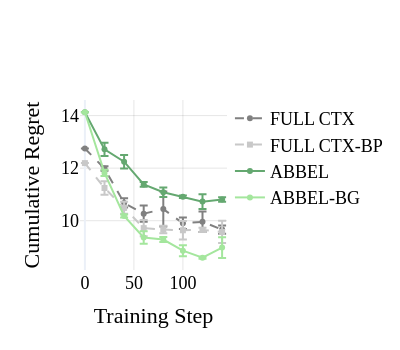

The notebook cell saved with this chart:
### Code cell
# Plotly version of the chart with requested colors and trace order.
import numpy as np
import plotly.graph_objects as go
import plotly.express as px
import plotly.io as pio

# Data from the user
X = [0, 20, 40, 60, 80, 100, 120, 140]
X_rev = X[::-1]
def get_line_and_err(data_from_seeds):
    d = np.array(data_from_seeds)
    if len(data_from_seeds) <= 2:
        return d.mean(axis=0).tolist(), (d.mean(axis=0)-d.min(axis=0)).tolist()
    else:
        return d.mean(axis=0).tolist(), (d.std(axis=0) / np.sqrt(d.shape[0])).tolist()
# vanilla_performance_1 = [41.80, 54, 66, 70, 79, 75.78, 74.2, 71.7]
# vanilla_performance_2 = [41.80, 51.563, 57.812, 53.125, 46.875, 69.531, 79.688, 78.125]
# belief_prompting_differenent_messages_performance_1 = [45.12, 58, 62.6, 68.75, 67.7, 60.156, 74.8, 78.5]
# belief_prompting_differenent_messages_performance_2 = [45.12, 64.06, 67.97, 75, 69.53, 74.22, 68.75, 75.781]
# seed_1_ABBEL_data = [21.09, 49.22, 50.78, 60.55, 65.82, 69.14, 69.92, 72.27]
# seed_2_ABBEL_data = [21.09, 59.6, 64.45, 65.82, 68.16, 64.26, 65.23, 66.8]
# # seed_1_ABBEL_belief_grading_performance_grok = [21.09, 55.47, 80.86, 80.86, 76.95,  82.03,  90.6,  91.79]
# # the below are with gemini 3 flash:
# seed_1_ABBEL_belief_grading_performance = [21.09, 59.375, 73.438, 80.469, 86.719,  90.625,  91.406,  90.625]
# seed_2_ABBEL_belief_grading_performance = [21.09, 42.969, 78.906, 85.938, 85.156,  91.406,  91.406,  78.906]

12.75
12.19140625
14.126953125
vanilla_performance_1, vanilla_performance_2, vanilla_performance_3 = [[12.75, 11.87890625, 10.6484375, 10.3359375, 9.837890625, 10.12890625, 9.86328125, 9.5390625], 
                                                                       [12.75, 12.1875, 11.0625, 10.890625, 12.0546875, 10.2109375, 9.1796875, 9.3984375], 
                                                                       [12.75, 11.890625, 10.3203125, 9.578125, 9.4375, 9.3671875, 10.828125, 10.046875]]
belief_prompting_differenent_messages_performance_1, belief_prompting_differenent_messages_performance_2, belief_prompting_differenent_messages_performance_3 = [
    [12.19140625, 11.15625, 10.470703125, 10.326171875, 10.00390625, 10.49609375, 9.595703125, 9.31640625], 
    [12.19140625, 10.7421875, 10.0234375, 9.796875, 9.546875, 9.2109375, 9.8515625, 8.828125], 
    [12.19140625, 11.8359375, 10.984375, 9.03125, 9.4453125, 9.203125, 9.5078125, 10.5703125]]
seed_1_ABBEL_data, seed_2_ABBEL_data = [
    [14.126953125, 12.466796875, 11.990234375, 11.474609375, 10.8984375, 10.8671875, 10.44140625, 10.720703125], 
    [14.126953125, 12.962890625, 12.501953125, 11.2890625, 11.265625, 10.9609375, 11.01171875, 10.896484375]]
seed_1_ABBEL_belief_grading_performance, seed_2_ABBEL_belief_grading_performance, seed_3_ABBEL_belief_grading_performance =[
    [14.126953125, 11.765625, 10.3125, 9.5703125, 9.3671875, 8.546875, 8.578125, 8.359375], 
    [14.126953125, 12.1015625, 10.0703125, 8.7890625, 9.4296875, 8.6640625, 8.6796875, 9.921875], 
    [14.126953125, 11.59375, 10.15625, 9.7265625, 9.0546875, 9.3671875, 8.515625, 8.6484375]]
def standard_error(p, n=512):
    return np.sqrt(p * (100 - p) / n)

# Compute standard errors (percent scale, matching the inputs)
# seed_1_err = [standard_error(p) for p in seed_1_ABBEL_data]
# seed_2_err = [standard_error(p) for p in seed_2_ABBEL_data]
# vanilla_err = [standard_error(p) for p in vanilla_performance]
# belief_err = [standard_error(p) for p in belief_prompting_differenent_messages_performance]
# seed_1_ABBEL_belief_grading_err = [seed_1_err[0]] + [standard_error(p, n=256) for p in seed_1_ABBEL_belief_grading_performance[1:]]

palette = px.colors.qualitative.Dark24
colors = [palette[i] for i in [1, 6, 15, 19, 10]]

fig = go.Figure()
vanilla_performance, vanilla_err = get_line_and_err([vanilla_performance_1, vanilla_performance_2, vanilla_performance_3])
belief_prompting_performance, belief_prompting_err = get_line_and_err([belief_prompting_differenent_messages_performance_1, belief_prompting_differenent_messages_performance_2, belief_prompting_differenent_messages_performance_3])
abbel_performance, abbel_err = get_line_and_err([seed_1_ABBEL_data, seed_2_ABBEL_data])
abbel_bg_performance, abbel_bg_err = get_line_and_err([seed_1_ABBEL_belief_grading_performance, seed_2_ABBEL_belief_grading_performance, seed_3_ABBEL_belief_grading_performance])
fig.add_trace(go.Scatter(
    x=X, y=vanilla_performance, mode="lines+markers", name="FULL CTX",
    line=dict(color="rgb(128, 128, 128)", dash='dash'),
    error_y=dict(type="data", array=vanilla_err, visible=True)
))
fig.add_trace(go.Scatter(
    x=X, y=belief_prompting_performance, mode="lines+markers", name="FULL CTX-BP",
    line=dict( color="rgb(200, 200, 200)", dash="dash"), marker=dict(symbol="square"),
    error_y=dict(type="data", array=belief_prompting_err, visible=True)
))
fig.add_trace(go.Scatter(
    x=X, y=abbel_performance, mode="lines+markers", name="ABBEL",
    line=dict(color="rgb(100, 168, 112)"),
    error_y=dict(type="data", array=abbel_err, visible=True)
))
fig.add_trace(go.Scatter(
    x=X, y=abbel_bg_performance, mode="lines+markers", name="ABBEL-BG",
    line=dict(color="rgb(164, 230, 157)"),
    error_y=dict(type="data", array=abbel_bg_err, visible=True)
))

fig.update_layout(
    # title={'text': "Test Performance Over Training", 'x': 0.5, 'xanchor': 'center'},
    font=dict(family='Times New Roman', size=18, color='black'),
    xaxis_title="Training Step",
    # yaxis_title="Test Success Rate (%)",
    yaxis_title="Cumulative Regret",
    xaxis=dict(range=[-5, 145], gridcolor="rgba(0,0,0,0.1)"),
    yaxis=dict(gridcolor="rgba(0,0,0,0.1)"),
    # legend=dict(orientation="h", yanchor="bottom", y=1.02, xanchor="right", x=1),
    template="plotly_white",
    width=400,
    height=350,
    # margin=dict(l=60, r=20, t=70, b=60)
)

# Save to files
# html_path = "/mnt/data/success_plot_plotly.html"
# png_path = "/mnt/data/success_plot_plotly.png"
pdf_path = "regret_plot.pdf"
# fig.write_html(html_path, include_plotlyjs="cdn")

# Try saving PNG (requires kaleido). Wrap in try/except in case it's not available.
png_saved = True
fig.write_image(pdf_path)

# try:
#     fig.write_image(png_path, scale=2, width=1200, height=700)
# except Exception as e:
#     png_saved = False
#     png_error = repr(e)

# Show the interactive figure in the notebook
fig # , {"html_path": html_path, "png_path": png_path, "png_saved": png_saved}

### Figure 1 — Plotly figure (JSON) as saved in the notebook; plotly's stock layout.template omitted (floating-point values rounded to 4 significant figures)
{"data": [{"error_y": {"array": [0, 0.08244, 0.1753, 0.3106, 0.6646, 0.2193, 0.3904, 0.1608], "type": "data", "visible": true}, "line": {"color": "rgb(128, 128, 128)", "dash": "dash"}, "mode": "lines+markers", "name": "FULL CTX", "type": "scatter", "x": [0, 20, 40, 60, 80, 100, 120, 140], "y": [12.75, 11.99, 10.68, 10.27, 10.44, 9.902, 9.957, 9.661]}, {"error_y": {"array": [0, 0.2603, 0.2267, 0.3069, 0.1403, 0.3508, 0.08419, 0.4236], "type": "data", "visible": true}, "line": {"color": "rgb(200, 200, 200)", "dash": "dash"}, "marker": {"symbol": "square"}, "mode": "lines+markers", "name": "FULL CTX-BP", "type": "scatter", "x": [0, 20, 40, 60, 80, 100, 120, 140], "y": [12.19, 11.24, 10.49, 9.718, 9.665, 9.637, 9.652, 9.572]}, {"error_y": {"array": [0, 0.248, 0.2559, 0.09277, 0.1836, 0.04688, 0.2852, 0.08789], "type": "data", "visible": true}, "line": {"color": "rgb(100, 168, 112)"}, "mode": "lines+markers", "name": "ABBEL", "type": "scatter", "x": [0, 20, 40, 60, 80, 100, 120, 140], "y": [14.13, 12.71, 12.25, 11.38, 11.08, 10.91, 10.73, 10.81]}, {"error_y": {"array": [0, 0.1218, 0.05788, 0.2368, 0.09471, 0.2091, 0.03903, 0.3919], "type": "data", "visible": true}, "line": {"color": "rgb(164, 230, 157)"}, "mode": "lines+markers", "name": "ABBEL-BG", "type": "scatter", "x": [0, 20, 40, 60, 80, 100, 120, 140], "y": [14.13, 11.82, 10.18, 9.362, 9.284, 8.859, 8.591, 8.977]}], "layout": {"font": {"color": "black", "family": "Times New Roman", "size": 18}, "height": 350, "width": 400, "xaxis": {"gridcolor": "rgba(0,0,0,0.1)", "range": [-5, 145], "title": {"text": "Training Step"}}, "yaxis": {"gridcolor": "rgba(0,0,0,0.1)", "title": {"text": "Cumulative Regret"}}}}
